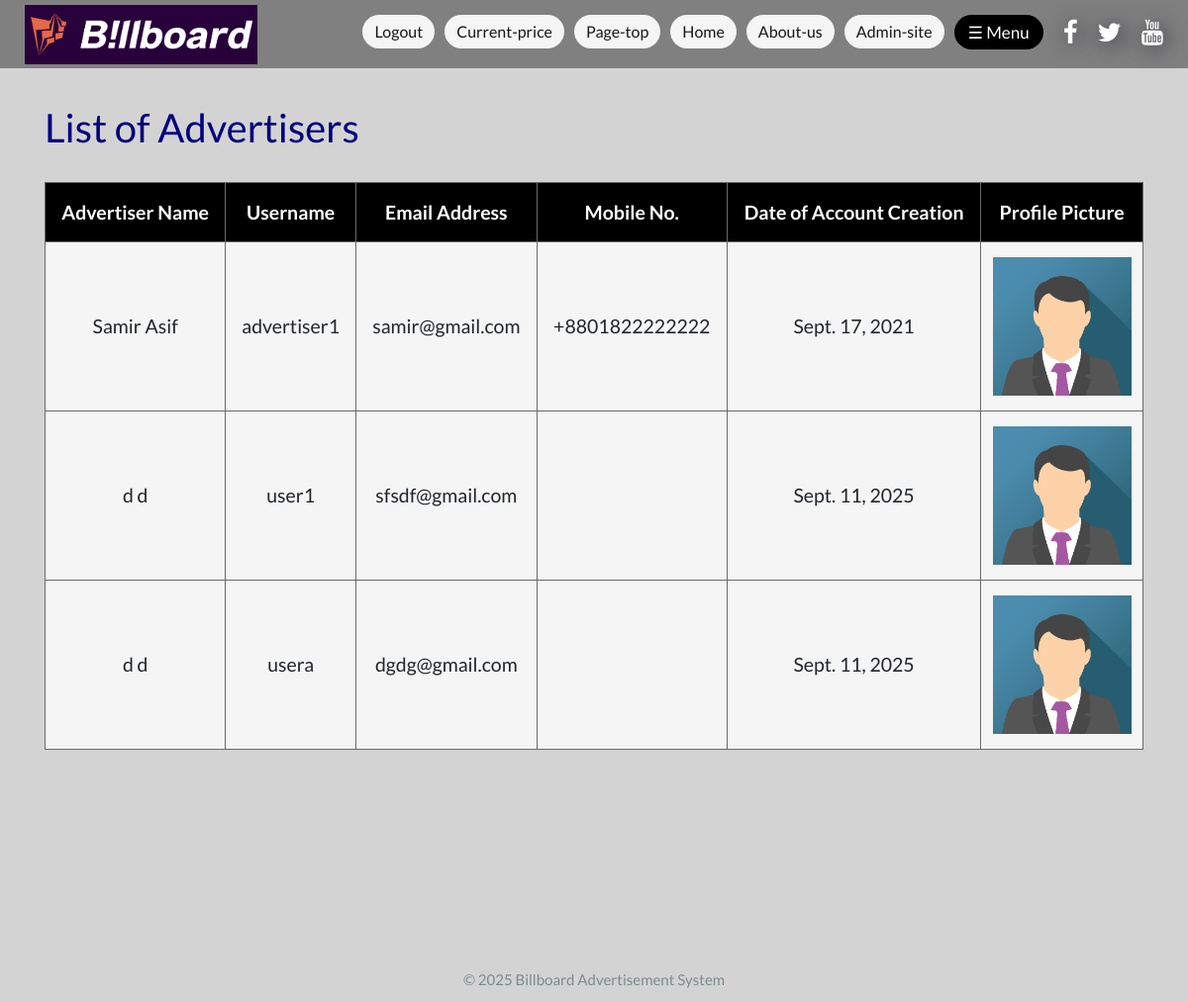
The page /viewAdveriserRecords/ (signed in) on the database as committed earlier.
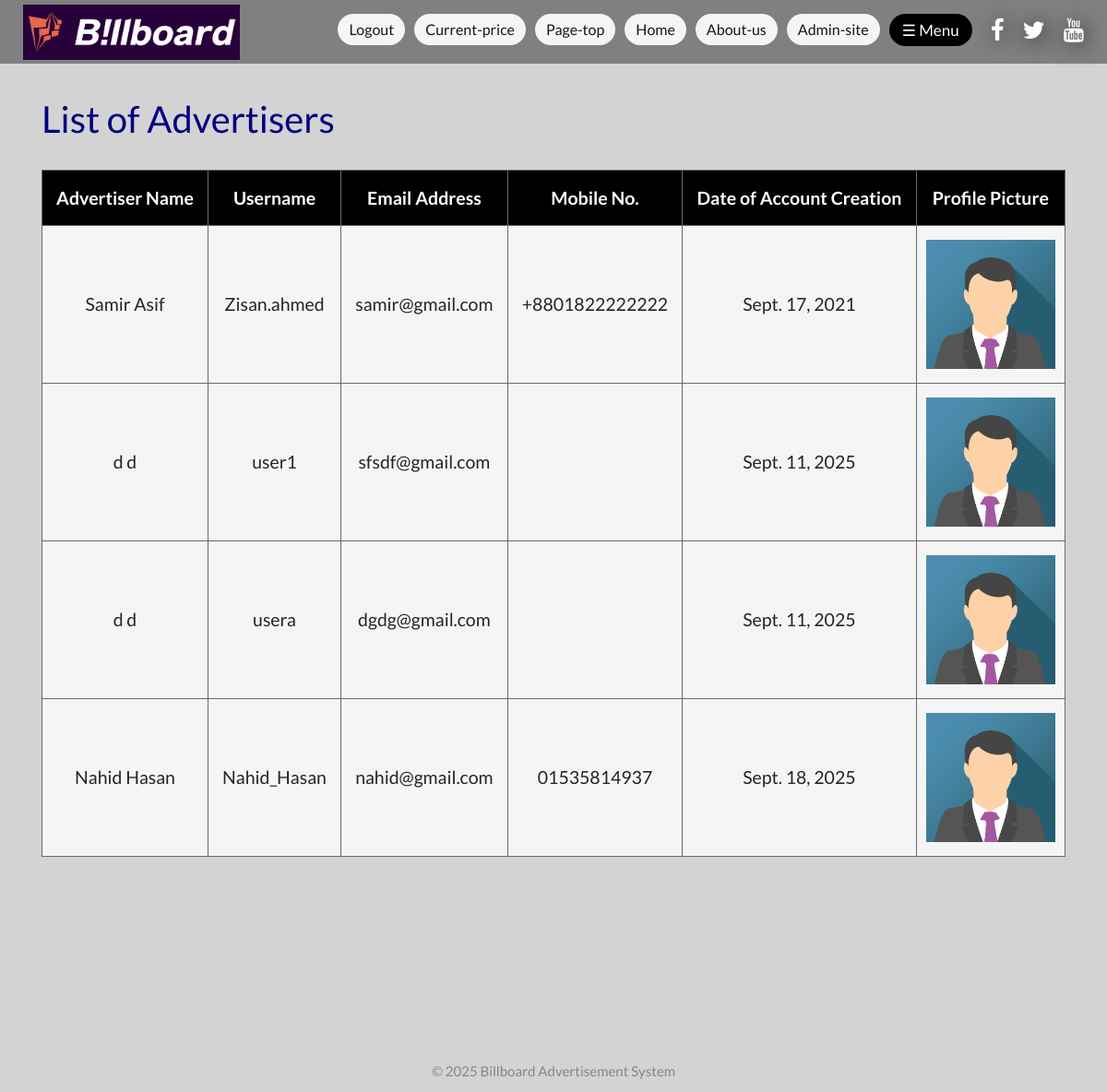
The same page on the database as committed later.
### Billboard_Advertisement/models.py (models this page shows, shortened)
class AdvertiserProfileInfo(models.Model):
    user = models.OneToOneField(User, on_delete=models.CASCADE, blank=True, null=True)
    currentdate = models.DateField(default=timezone.now)
    location = models.CharField(max_length=30, default='', blank=True, null=True, choices=locations)
    mobileNo = models.CharField(max_length=14, default=None, blank=True, null=True)
    profile_picture = models.ImageField(
        upload_to='profiles_pic/Advertiser_profile_pic/',
        blank=True
    )
    is_advertiser = models.BooleanField(default=False)
    objects = models.Manager()
    @property
    def image_url(self):
        if self.profile_picture and hasattr(self.profile_picture, "url"):
            return self.profile_picture.url
        return static("assets/image/Default images/profile_pic/demo_profile_pic2.png")

### Billboard_Advertisement/views.py (the view)
# urls.py: path('viewAdveriserRecords/',views.viewAdveriserRecords, name='viewAdveriserRecords'),
@login_required
def viewAdveriserRecords(request):
    allPosts = AdvertiserProfileInfo.objects.all()
    return render(request, 'view_advertiser_records.html', {'allPosts': allPosts})

### Billboard_Advertisement/grettings.py (called while the page is built)
def give_grettings(request):
    currentTime = datetime.datetime.now()
    if 5 <= currentTime.hour < 12:
        time = 'morning'
    elif 12 <= currentTime.hour < 17:
        time = 'afternoon'
    elif 17 <= currentTime.hour < 21:
        time = 'evening'
    else:
        time = 'night'
    return {
        'time': time
    }

### Billboard_Advertisement/templates/view_advertiser_records.html (shortened to what this page needs)
{% extends 'newBase.html' %}
{% block content %}
<div class="container">
    <body>
    <br><br>
    <h2 style="color: #000080;">List of Advertisers</h2>
    <br>
    <table id="tb" style="font-size:130%">
        <tr>
            <th>Advertiser Name</th>
            <th>Username</th>
            <th>Email Address</th>
            <th>Mobile No.</th>
            <th>Date of Account Creation</th>
            <th>Profile Picture</th>
        </tr>
        {% for a in allPosts %}
        <tr>
            <td>{{a.user.first_name}} {{a.user.last_name}}</td>
            <td>{{a.user}}</td>
            <td>{{a.user.email}}</td>
            <td>{{a.mobileNo}}</td>
            <td>{{a.currentdate}}</td>
            <td style="padding: 15px 10px 15px 10px;"><img src="{{ a.image_url }}" alt="profile picture" style="max-height:140px">
        </tr>
        {% endfor %}
    </table>
    </body>
</div>
{% endblock %}

### Billboard_Advertisement/templates/newBase.html (shortened to what this page needs)
<!DOCTYPE html>
<html>
{% load static %}
<head>
    <link href="https://cdn.jsdelivr.net/npm/bootstrap@5.0.2/dist/css/bootstrap.min.css" rel="stylesheet"
>
    <link rel="stylesheet" href="https://stackpath.bootstrapcdn.com/bootswatch/4.5.2/flatly/bootstrap.min.css">
    <link rel="stylesheet" href="https://cdnjs.cloudflare.com/ajax/libs/font-awesome/4.7.0/css/font-awesome.min.css">
    <link rel="stylesheet" type="text/css" href="{% static 'css/style.css' %}"/>
</head>
<body id="page-top">
<div class="page-header" style="z-index:1;">
    <a href="/about"><img src="/static/assets/image/logo3.png" alt="Logo" width="235" height="60"
                                     style="float:left; margin: -15px 0px -10px -5px;"/></a>
    <a href="#" onClick="return false;" style="float:right; margin: -5px 0px 0px 10px;" class="fa fa-youtube"></a>
    <a href="#" onClick="return false;" style="float:right; margin: -5px 0px 0px 10px;" class="fa fa-twitter"></a>
    <a href="#" onClick="return false;" style="float:right; margin: -5px 0px 0px 15px;" class="fa fa-facebook"></a>
    <span class="button5" style="color: white; float: right; margin: -5px 0px 0px 10px;" onclick="openNav()">&#9776; Menu</span>
    <a href="/admin" class="button4" style="color: #171717; float: right; margin: -5px 0px 0px 10px; font-size: 16px">Admin-site</a>
    <a href="/aboutUs" class="button4" style="color: #171717; float: right; margin: -5px 0px 0px 10px; font-size: 16px">About-us</a>
    <a href="/" class="button4" style="color: #171717; float: right; margin: -5px 0px 0px 10px; font-size: 16px">Home</a>
    <a href="#page-top" class="button4" style="color: #171717; float: right; margin: -5px 0px 0px 10px; font-size: 16px">Page-top</a>
    <a href="/current_price_view" class="button4" style="color: #171717; float: right; margin: -5px 0px 0px 10px; font-size: 16px">Current-price</a>
    {% if user.is_authenticated %}
    <a href="{% url 'logout' %}" class="button4" style="color: #171717; float: right; margin: -5px 0px 0px 10px; font-size: 16px"><span>Logout</span></a>
    {% endif %}
</div>
<div style="padding: 60px 0px 0px 0px;">
  {% block content %}{% endblock content %}
</div>
  <footer class="py-3 bg-grey">
    <p class="m-0 text-dark text-center">© 2025 Billboard Advertisement System</p>
  </footer>
</body>
</html>

### Billboard_Advertisement/static/css/style.css (style rules this page uses)
.page-header { background-color: gray; margin-top: 0; padding: 20px 20px 14px 30px; position: fixed; width: 100% }
.button4 { background-color: whitesmoke; border: none; color: #171717; padding: 5px 12px; text-align: center; text-decoration: none; display: inline-block; font-size: 16px; cursor: pointer; border-radius: 100px; transition: all 0.1s; }
.button5 { background-color: black; border: none; color: white; padding: 4.5px 14px; text-align: center; text-decoration: none; display: inline-block; font-size: 17px; cursor: pointer; border-radius: 100px; transition: all 0.1s; }

### Billboard_Advertisement/templates/newBase.html (style rules this page uses)
body { background-color: lightgray; }
a:link { color: white; text-decoration: none; }
.fa { padding: 5px; font-size: 26px; text-align: center; text-decoration: none; color: white; text-shadow: 3px 3px 22px #272634; }
footer { margin-top: 205px; height:50px; }

### Billboard_Advertisement/templates/view_advertiser_records.html (style rules this page uses)
table, th, td { border: 1px solid dimgray; }
th { padding: 15px; text-align: center; color: white; background-color: black; }
td { padding: 15px; text-align: center; background-color: whitesmoke; }
#tb { width: 100%; background-color: #B0E0E6; }

Rows that differ between the two databases and show on the page:
changed through a linked row, AdvertiserProfileInfo "Samir": user "advertiser1" → "Zisan.ahmed"
added AdvertiserProfileInfo: user.first_name "Nahid", user.last_name "Hasan", user "Nahid_Hasan", user.email "nahid@gmail.com", mobileNo "01535814937", currentdate "Sept. 18, 2025"
